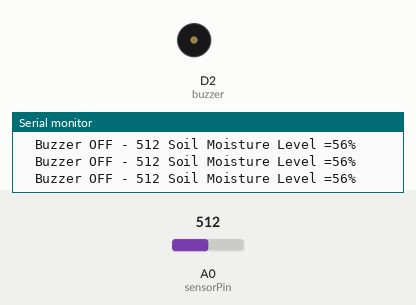
Recording of a sketch running on a simulated ESP8266 (NodeMCU). On the bench: buzzer (waves = sounding, pin HIGH), the last lines printed to the serial monitor. Inputs (shaded band) come from the test bench; at power-on: A0 (sensorPin) = 512.

Above: at 1.2 s.
1.3 s: A0 (sensorPin) set to 740
4.3 s: A0 (sensorPin) set to 773
At 5.2 s:
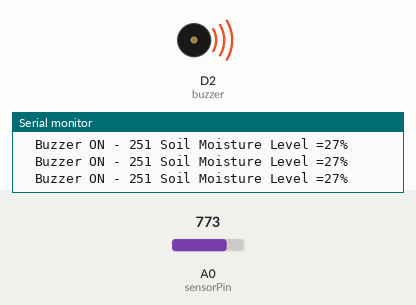
5.8 s: A0 (sensorPin) set to 716
At 6.7 s:
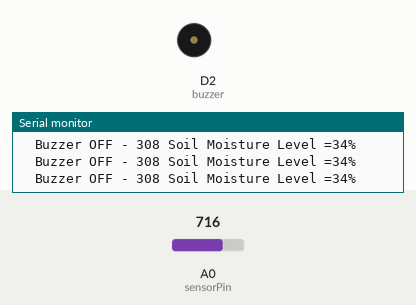
Timing chart, 0 to 8.8 s (numbered marks = the images above; inputs shaded):
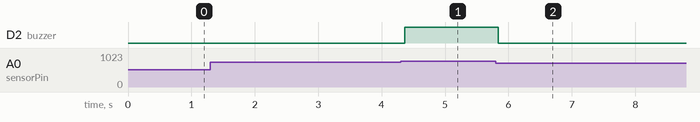

Measured:
- the behaviour switches between 754 and 755 on A0 (sensorPin) (found by bisection; images 0 and 1)
- after the input at 4.3 s, D2 (buzzer): LOW → HIGH after 0.06 s
- after the input at 5.8 s, D2 (buzzer): HIGH → LOW at once

The sketch:

nmcu_without_wifi.ino
```cpp
/*
  vishwa
*/
#define BLYNK_PRINT Serial
#include <ESP8266WiFi.h>
#include <BlynkSimpleEsp8266.h>

#include <LiquidCrystal.h>
#include <math.h>

char auth[] = "cbdbb8e5d10a4d2e821a0e24ae4f08b3";
char ssid[] = "S-404";
char pass[] = "123456789a";


int sensorPin = A0;    // select the input pin for the potentiometer
int sensorValue = 0;  // variable to store the value coming from the sensor
int buzzer = D2;
int MoistValue;

void setup() {

  Serial.begin(9600); // Starts the serial communication
  pinMode(buzzer, OUTPUT);
}

void loop() {
  sensorValue = analogRead(sensorPin);
  MoistValue = 1024 - sensorValue;
  Serial.print(MoistValue);
  Serial.print(" Soil Moisture Level =");
  int MoistPer = MoistValue / 9;
  Serial.print(MoistPer);
  Serial.print("%");
  Serial.print("\n");

  if (MoistPer < 30)
  {
    digitalWrite(buzzer, HIGH);
    Serial.print("  Buzzer ON - ");
  }
  else
  {
    digitalWrite(buzzer, LOW);
    Serial.print("  Buzzer OFF - ");
  }

}
```
